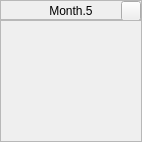
        <widget class="QFrame" name="frameMonth_5">
         <property name="minimumSize">
          <size>
           <width>142</width>
           <height>142</height>
          </size>
         </property>
         <property name="maximumSize">
          <size>
           <width>142</width>
           <height>142</height>
          </size>
         </property>
         <property name="frameShape">
          <enum>QFrame::Box</enum>
         </property>
         <property name="frameShadow">
          <enum>QFrame::Plain</enum>
         </property>
         <property name="lineWidth">
          <number>0</number>
         </property>
         <layout class="QVBoxLayout" name="verticalLayout_5">
          <property name="spacing">
           <number>0</number>
          </property>
          <property name="leftMargin">
           <number>0</number>
          </property>
          <property name="topMargin">
           <number>0</number>
          </property>
          <property name="rightMargin">
           <number>0</number>
          </property>
          <property name="bottomMargin">
           <number>0</number>
          </property>
          <item>
           <widget class="QFrame" name="frameMonthTitle_5">
            <property name="minimumSize">
             <size>
              <width>0</width>
              <height>20</height>
             </size>
            </property>
            <property name="maximumSize">
             <size>
              <width>16777215</width>
              <height>20</height>
             </size>
            </property>
            <property name="frameShape">
             <enum>QFrame::StyledPanel</enum>
            </property>
            <property name="frameShadow">
             <enum>QFrame::Raised</enum>
            </property>
            <layout class="QHBoxLayout" name="horizontalLayout_8">
             <property name="spacing">
              <number>0</number>
             </property>
             <property name="leftMargin">
              <number>20</number>
             </property>
             <property name="topMargin">
              <number>0</number>
             </property>
             <property name="rightMargin">
              <number>0</number>
             </property>
             <property name="bottomMargin">
              <number>0</number>
             </property>
             <item>
              <widget class="QLabel" name="labelMonthTitle_5">
               <property name="minimumSize">
                <size>
                 <width>0</width>
                 <height>20</height>
                </size>
               </property>
               <property name="maximumSize">
                <size>
                 <width>16777215</width>
                 <height>20</height>
                </size>
               </property>
               <property name="text">
                <string>Month.5</string>
               </property>
               <property name="alignment">
                <set>Qt::AlignCenter</set>
               </property>
              </widget>
             </item>
             <item>
              <widget class="QPushButton" name="buttonMonthDetailsView_5">
               <property name="minimumSize">
                <size>
                 <width>20</width>
                 <height>20</height>
                </size>
               </property>
               <property name="maximumSize">
                <size>
                 <width>20</width>
                 <height>20</height>
                </size>
               </property>
               <property name="text">
                <string/>
               </property>
              </widget>
             </item>
            </layout>
           </widget>
          </item>
          <item>
           <widget class="QFrame" name="frameMonthButtonContainer_5">
            <property name="frameShape">
             <enum>QFrame::StyledPanel</enum>
            </property>
            <property name="frameShadow">
             <enum>QFrame::Raised</enum>
            </property>
           </widget>
          </item>
         </layout>
        </widget>
